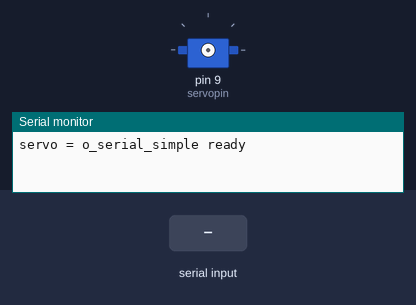
Simulated run of this sketch. Board: Arduino Uno, built with avr-gcc and run on an emulated ATmega328P. Parts: servo, the last lines printed to the serial monitor. Wiring (inferred from the names in the program): servo: signal pin 9. The test bench sets the inputs (shaded band). Servo pulses on a pin are drawn as a servo (544–2400 µs = 0–180°).

Above: at 1.2 s.
1.3 s: "90,45\n" received over Serial
At 3.1 s:
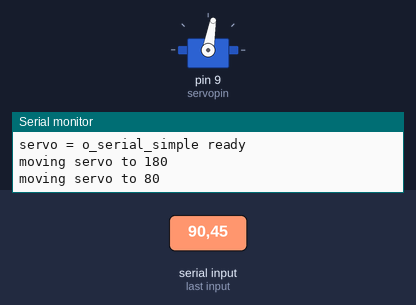
4.3 s: "30,150\n" received over Serial
At 6.3 s:
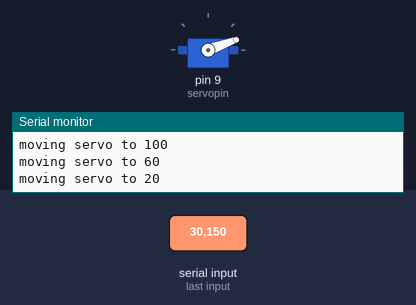
7.3 s: "200\n" received over Serial
At 8.3 s:
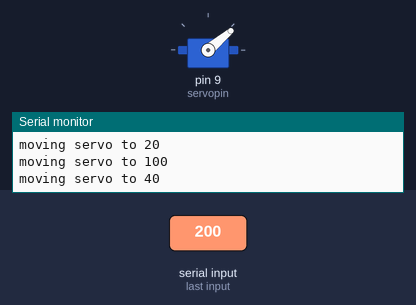
9.1 s: "90\n" received over Serial
At 10.0 s:
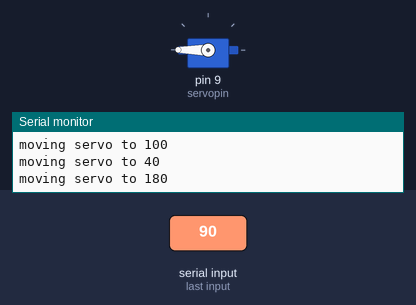
Timing chart, 0 to 11.6 s (numbered marks = the images above; inputs shaded):
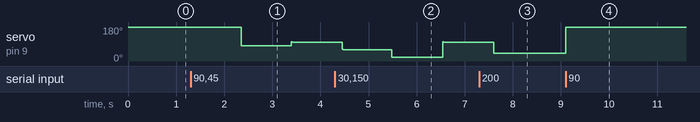

The sketch:

servo.ino
```cpp
int servopin = 9;
int myangle;
int pulsewidth;
int val;

void servopulse(int servopin, int myangle){
//  pulsewidth = (myangle * 11) + 500;
  pulsewidth = map(myangle, 0, 180, 500, 2480);
  digitalWrite(servopin, HIGH);
  delayMicroseconds(pulsewidth);
  digitalWrite(servopin,LOW);
  delay(20 - pulsewidth / 1000);
}

void setup() {
  pinMode(servopin, OUTPUT);
  Serial.begin(9600);
  Serial.println("servo = o_serial_simple ready");
}

void loop() {
  val = Serial.read();
  if(val > '0' && val <= '9'){
    val = val - '0';
//    val = val * (180 / 9);
    val = map(val, 0, 9, 0, 180);
    Serial.print("moving servo to ");
    Serial.print(val, DEC);
    Serial.println();
    for(int i = 0; i <= 50; i++){
      servopulse(servopin, val);
    }
  }
}
```

Measured:
- after the input at 1.3 s, servo on pin 9 (servopin): 180° → 80° after 1.1 s, → 100° 1.0 s later
- after the input at 4.3 s, servo on pin 9 (servopin): 100° → 60° after 0.15 s, → 20° 1.0 s later, → 100° 1.1 s later
- after the input at 7.3 s, servo on pin 9 (servopin): 100° → 40° after 0.30 s
- after the input at 9.1 s, servo on pin 9 (servopin): 40° → 180° at once
